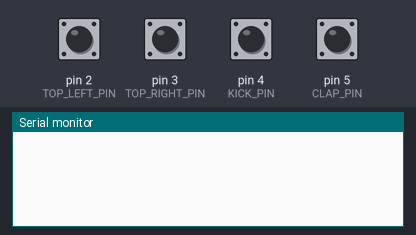
The sketch below on a simulated Arduino Uno, built with avr-gcc and run on an emulated ATmega328P. On the bench: the last lines printed to the serial monitor. The inputs (shaded band) are chosen by the test bench; at power-on: pin 2 (TOP_LEFT_PIN), pin 3 (TOP_RIGHT_PIN), pin 4 (KICK_PIN), pin 5 (CLAP_PIN) HIGH.

Above: at 1.2 s.
1.3 s: pin 2 (TOP_LEFT_PIN) pulled LOW for 0.15 s
At 2.5 s:
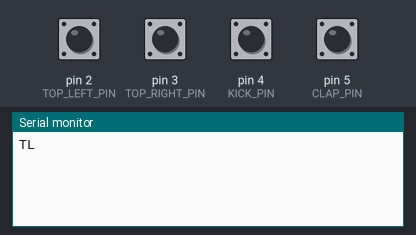
2.9 s: pin 3 (TOP_RIGHT_PIN) pulled LOW for 0.15 s
At 4.0 s:
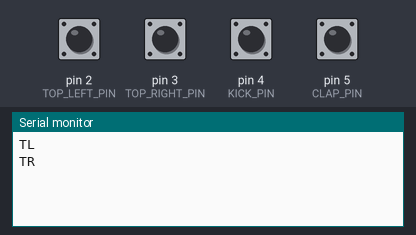
4.5 s: pin 4 (KICK_PIN) pulled LOW for 0.15 s
At 5.2 s:
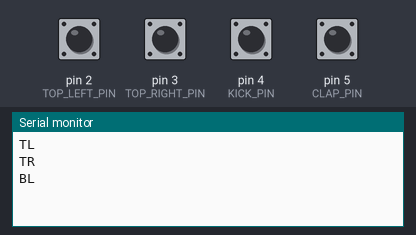
6.1 s: pin 5 (CLAP_PIN) pulled LOW for 0.15 s
At 6.4 s:
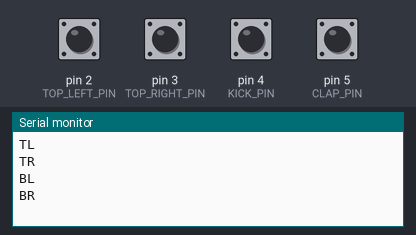

The sketch:

ArduinoCode.ino
```cpp
const int TOP_LEFT_PIN = 2;
const int TOP_RIGHT_PIN = 3;
const int KICK_PIN = 4;
const int CLAP_PIN = 5;

bool top_left_pressed = false;
bool top_right_pressed = false;
bool kick_pressed = false;
bool clap_pressed = false;

void setup() {
  pinMode(TOP_LEFT_PIN, INPUT_PULLUP);
  pinMode(TOP_RIGHT_PIN, INPUT_PULLUP);
  pinMode(KICK_PIN, INPUT_PULLUP);
  pinMode(CLAP_PIN, INPUT_PULLUP);

  Serial.begin(115200);
}

void loop() {
  // TOP LEFT
  if (digitalRead(TOP_LEFT_PIN) == LOW && !top_left_pressed) {
    top_left_pressed = true;
    Serial.println("TL");
  }
  if (digitalRead(TOP_LEFT_PIN) == HIGH && top_left_pressed) {
    top_left_pressed = false;
  }

  // TOP RIGHT
  if (digitalRead(TOP_RIGHT_PIN) == LOW && !top_right_pressed) {
    top_right_pressed = true;
    Serial.println("TR");
  }
  if (digitalRead(TOP_RIGHT_PIN) == HIGH && top_right_pressed) {
    top_right_pressed = false;
  }

  // KICK
  if (digitalRead(KICK_PIN) == LOW && !kick_pressed) {
    kick_pressed = true;
    Serial.println("BL");
  }
  if (digitalRead(KICK_PIN) == HIGH && kick_pressed) {
    kick_pressed = false;
  }

  // CLAP
  if (digitalRead(CLAP_PIN) == LOW && !clap_pressed) {
    clap_pressed = true;
    Serial.println("BR");
  }
  if (digitalRead(CLAP_PIN) == HIGH && clap_pressed) {
    clap_pressed = false;
  }
}
```

Measured:
- after the input at 1.3 s, the serial monitor: prints a new line at once (image 1)
- after the input at 2.9 s, the serial monitor: prints a new line at once (image 2)
- after the input at 4.5 s, the serial monitor: prints a new line at once (image 3)
- after the input at 6.1 s, the serial monitor: prints a new line at once (image 4)
